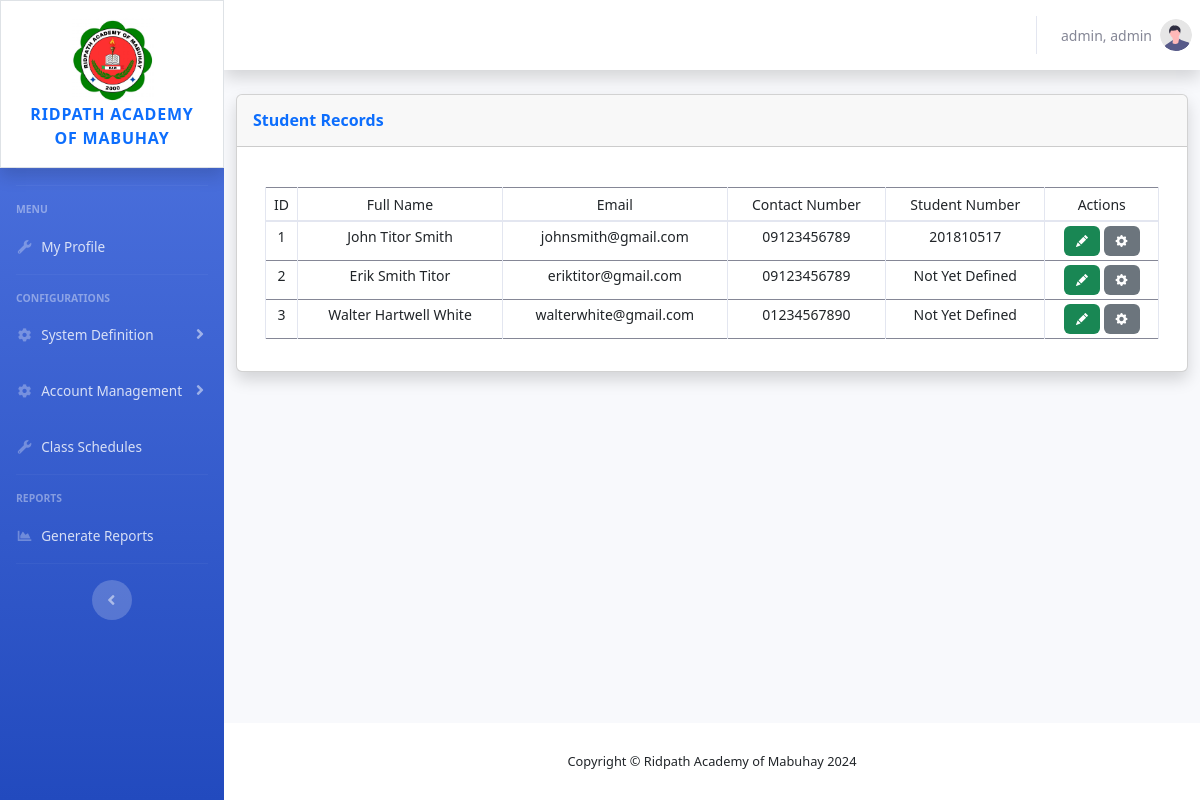
The app's page /admin/studentrecords.php (signed in), older data.
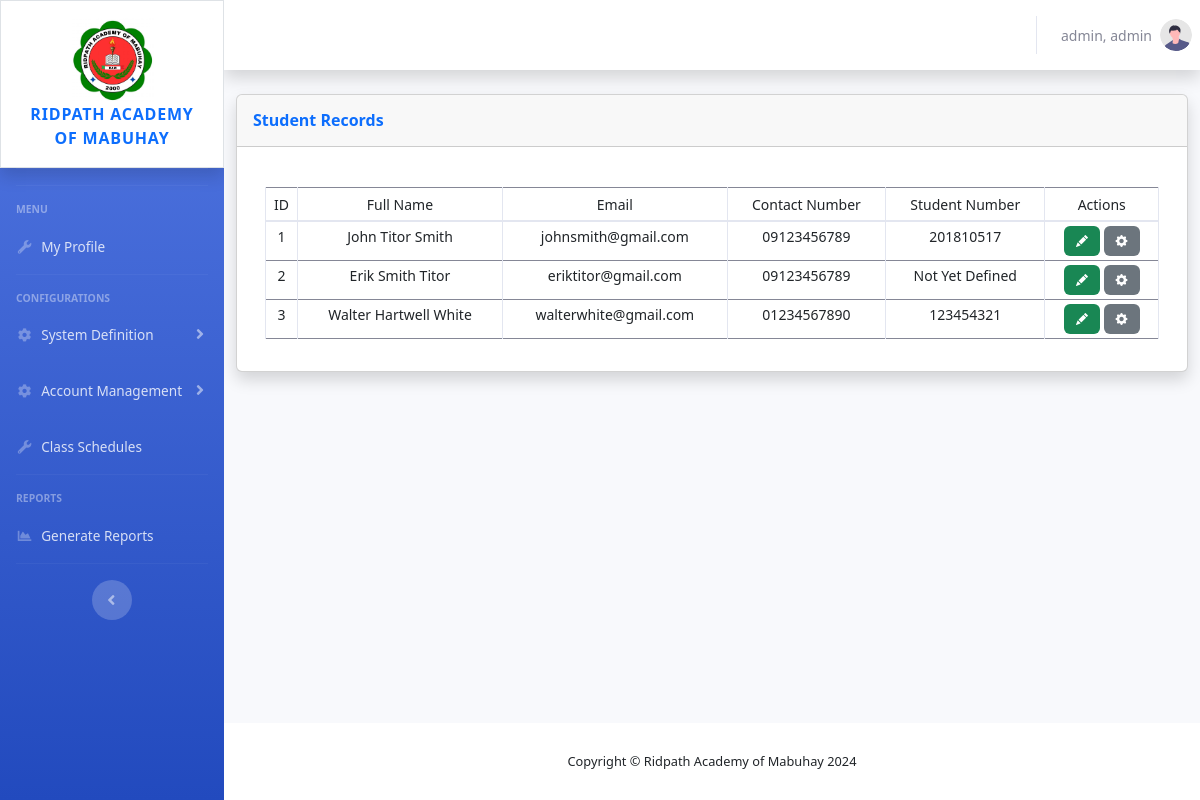
The same page, newer data.
### tables this page shows
CREATE TABLE `students` (
  `tempID` int(254) NOT NULL,
  `firstname` varchar(100) NOT NULL,
  `middlename` varchar(100) NOT NULL,
  `lastname` varchar(100) NOT NULL,
  `birthday` varchar(20) NOT NULL,
  `gender` varchar(10) NOT NULL,
  `address` varchar(500) NOT NULL,
  `email` varchar(100) NOT NULL,
  `contactnumber` varchar(100) NOT NULL,
  `studentnumber` varchar(100) NOT NULL,
  `password` varchar(254) NOT NULL,
  `userRole` int(10) NOT NULL,
  `isassignedtosection` int(2) NOT NULL DEFAULT 0,
  `isactive` varchar(10) NOT NULL
);

### admin/studentrecords.php (the view, shortened to what the changed rows need)
<?php
    require '../shared/header.php';
?>
                <div class="container-fluid">
                    <div class="row">
                        <div class="col-xl-12 col-lg-12">
                            <div class="card shadow mb-4">
                                <div class="card-body">
                                    <div class="container">
                                    <div class="table-responsive mt-4">
                                    <table class="table table-hover table-bordered table-sm w-100" id="table">
                                        <thead>
                                        <tr>
                                            <th scope="col" class="text-center" id="th"><small>ID</small></th>
                                            <th scope="col" class="text-center" id="th"><small>Full Name</small></th>
                                            <th scope="col" class="text-center" id="th"><small>Email</small></th>
                                            <th scope="col" class="text-center" id="th"><small>Contact Number</small></th>
                                            <th scope="col" class="text-center" id="th"><small>Student Number</small></th>
                                            <th scope="col" class="text-center" id="th"><small>Actions</small></th>
                                        </tr>
                                        </thead>
                                        <tbody>
                                        <?php
                                        $fetchQuery = "SELECT * FROM students";
                                        $fetchedData = mysqli_query($conn, $fetchQuery);
                                        while($DataArray = mysqli_fetch_assoc($fetchedData)){
                                            $ID = $DataArray['tempID'];
                                            $fullname = ucfirst($DataArray['firstname']).' '.ucfirst($DataArray['middlename']).' '.ucfirst($DataArray['lastname']);
                                            $email = $DataArray['email'];
                                            $contactnumber = $DataArray['contactnumber'];
                                            $studentnumber = ($DataArray['studentnumber'] != null) ? $DataArray['studentnumber'] : "Not Yet Defined" ;
                                            ?>
                                            <tr>
                                                <td class="text-center" id="td"><?php echo $ID; ?></td>
                                                <td class="text-center" id="td"><?php echo $fullname; ?></td>
                                                <td class="text-center" id="td"><?php echo $email; ?></td>
                                                <td class="text-center" id="td"><?php echo $contactnumber; ?></td>
                                                <td class="text-center" id="td"><?php echo $studentnumber; ?></td>
                                                <td class="text-center" id="td">
                                                    <button class="btn btn-success border-0" title="Edit Student Details" id="table-button"
                                                            data-bs-toggle="modal"
                                                            data-bs-target="#modal-Edit"
                                                            data-bs-tempID="<?php echo $ID;?>"
                                                            >
                                                            <i class="bi bi-pencil-fill" id="table-btn-icon"></i>
                                                    </button>
                                                    <button class="btn btn-secondary border-0" title="Change Password" id="table-button"
                                                            data-bs-toggle="modal"
                                                            data-bs-target="#modal-EditPassword"
                                                            data-bs-tempID="<?php echo $ID;?>"
                                                            >
                                                            <i class="bi bi-gear-fill" id="table-btn-icon"></i>
                                                    </button>
                                                </td>
                                            </tr>
                                            <?php
                                        }
                                        ?>
                                        </tbody>
                                    </table>
                                    </div>
                                    </div>
                                </div>
                            </div>
                        </div>
                    </div>
                </div>
            </div>
<?php
    require '../shared/footer.php';
?>

Row changes from the older to the newer data that the page shows:
changed students "Walter Hartwell White": studentnumber "Not Yet Defined" → "123454321"
